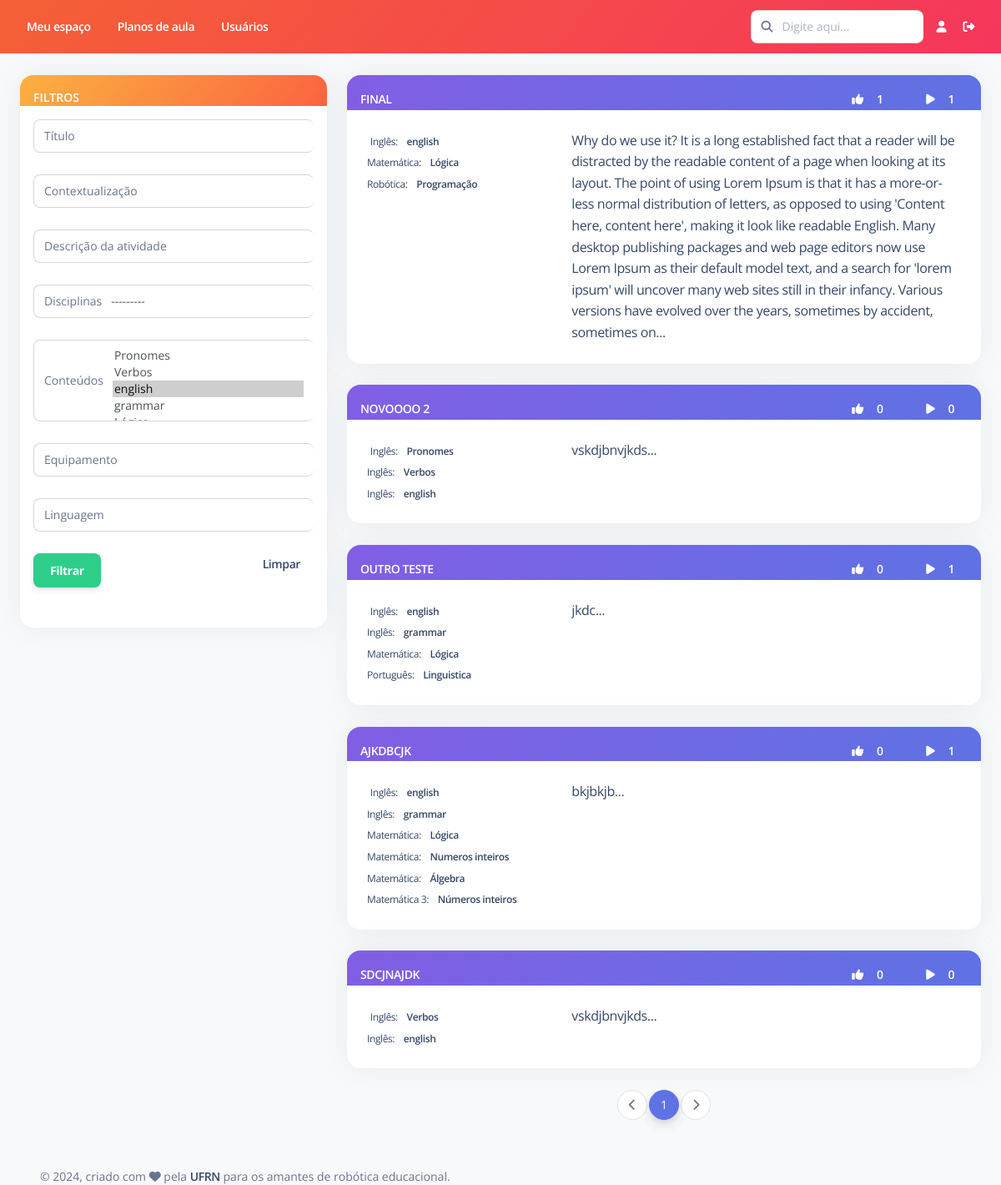
Page /plano-aula/listar/?conteudos=4 on the committed database.
### PlanoAula/models.py (models this page shows, shortened)
class PlanoAula(models.Model):
    criador = models.ForeignKey(Usuario, on_delete=models.RESTRICT,null=True, verbose_name="Responsável")
    data_criacao = models.DateTimeField(default=timezone.now, verbose_name="Data de criação")
    titulo = models.CharField(max_length=200, verbose_name="Título")
    contextualizacao = models.TextField(verbose_name="Contextualização")
    descricao_atividade = models.TextField(verbose_name="Descrição da atividade")
    avaliacao = models.TextField(verbose_name="Critérios de avaliação", default="", blank=True, null=True)
    conteudos = models.ManyToManyField(Conteudo, related_name="planos_de_aula", verbose_name="Conteúdos")
    robo_equipamento = models.CharField(max_length=200, verbose_name="Equipamento", default="")
    robo_descricao = models.TextField(verbose_name="Descrição do robô", default="")
    robo_link = models.TextField(verbose_name="Links", blank=True, null=True)
    prog_linguagem = models.CharField(max_length=200, verbose_name="Linguagem de programação", default="")
    prog_descricao = models.TextField(verbose_name="Descrição da programação", default="")
    prog_link = models.TextField(verbose_name="Links", blank=True, null=True)
    prog_codigos = models.FileField(upload_to=user_directory_path, blank=True, null=True, verbose_name="Códigos")
    robo_fotos = models.ImageField(upload_to=user_directory_path, blank=True, null=True)
    robo_videos = models.ImageField(upload_to=user_directory_path, blank=True, null=True)
    robo_pdf = models.FileField(upload_to=user_directory_path, blank=True, null=True)
    exec_fotos = models.ImageField(upload_to=user_directory_path, blank=True, null=True)
    exec_videos = models.ImageField(upload_to=user_directory_path, blank=True, null=True)
    class Meta:
        ordering = ['titulo']
        verbose_name = "Plano de aula"
        verbose_name_plural = "Planos de aula"

### Disciplina/models.py (models this page shows)
class Conteudo(models.Model):
    nome = models.CharField(max_length=200, verbose_name="Nome")
    disciplina = models.ForeignKey(Disciplina, on_delete=models.RESTRICT, related_name="conteudos", verbose_name="Disciplina")
    status = models.CharField(max_length=7, choices=STATUS, default='Ativo')
    def __str__(self):
        return self.nome
    class Meta:
        ordering = ['disciplina', 'nome']
        verbose_name = "Conteúdo"
        verbose_name_plural = "Conteúdos"

class Disciplina(models.Model):
    nome = models.CharField(max_length=200, verbose_name="Nome")
    status = models.CharField(max_length=7, choices=STATUS, default='Ativo')
    def __str__(self):
        return self.nome
    class Meta:
        ordering = ['nome']
        verbose_name = "Disciplina"
        verbose_name_plural = "Disciplinas"

### PlanoAula/views.py (the view)
# urls.py: path('listar/', views.ListarPlanosAulaFiltrados.as_view(), name='listar'),
class ListarPlanosAulaFiltrados(generic.ListView):
    model = PlanoAula
    template_name = 'PlanoAula/listar.html'
    context_object_name = 'lista_planos_aula'
    paginate_by = 15
    def get_queryset(self):
        qs = super().get_queryset()
        planos_aula_filtrado = filters.PlanoAulaFiltro(self.request.GET, queryset=PlanoAula.objects.all())
        qs_filtrada = planos_aula_filtrado.qs
        return qs_filtrada
    def get_context_data(self,**kwargs):
        context = super(ListarPlanosAulaFiltrados,self).get_context_data(**kwargs)
        planos_aula_filtrado = filters.PlanoAulaFiltro(self.request.GET, queryset=PlanoAula.objects.all())
        context['planos_aula_filtrado'] = planos_aula_filtrado.qs
        context['form_filtro'] = planos_aula_filtrado.form
        return context

### templates/PlanoAula/listar.html (shortened to what this page needs)
{% extends "Base/base.html" %}
{% load pagination_tags %}
{% load widget_tweaks %}
{% load static %}
{% block conteudo %}
<br>
<div class="row">
    <div class="col-md-4 col-lg-4">
        <div class="card border-primary">
            <div class="card-header pb-0 p-3 bg-gradient-warning">
                <p class="text-sm mb-0 text-uppercase text-white font-weight-bold">Filtros</p>
            </div>
            <div class="card-body p-3 overflow-auto">
                <div class="form-group">
                    <form action="" method="get">
                        <div class="input-group">
                            <span class="input-group-text text-body">Título</span>
                            {{form_filtro.titulo|add_class:"form-control"}}
                        </div>
                        <br>
                        <div class="input-group">
                            <span class="input-group-text text-body">Contextualização</span>
                            {{form_filtro.contextualizacao|add_class:"form-control"}}
                        </div>
                        <br>
                        <div class="input-group">
                            <span class="input-group-text text-body">Descrição da atividade</span>
                            {{form_filtro.descricao_atividade|add_class:"form-control"}}
                        </div>
                        <br>
                        <div class="input-group">
                            <span class="input-group-text text-body">Disciplinas</span>
                            {{form_filtro.conteudos__disciplina|add_class:"form-control"}}
                        </div>
                        <br>
                        <div class="input-group">
                            <span class="input-group-text text-body">Conteúdos</span>
                            {{form_filtro.conteudos|add_class:"form-control"}}
                        </div>
                        <br>
                        <div class="input-group">
                            <span class="input-group-text text-body">Equipamento</span>
                            {{form_filtro.robo_equipamento|add_class:"form-control"}}
                        </div>
                        <br>
                        <div class="input-group">
                            <span class="input-group-text text-body">Linguagem</span>
                            {{form_filtro.prog_linguagem|add_class:"form-control"}}
                        </div>
                        <br>
                        <input type="submit" class="btn btn-success" value="Filtrar">
                        <div class="float-end">
                            <a href="{% url 'plano_aula:listar' %}"><span class="text-sm mb-0 font-weight-bold px-3">Limpar</span></a>
                        </div>
                    </form>
                </div>
            </div>
        </div>
    </div>
    <div class="col-md-8 col-lg-8">
        {% for aula in lista_planos_aula %}
            <a href="{% url 'plano_aula:detalhes' pk=aula.pk %}">
                <div class="card">
                    <div class="card-header bg-gradient-primary pb-0 p-3">
                        <span class="text-sm mb-0 text-uppercase text-white font-weight-bold">{{aula.titulo}}</span>
                        <div class="float-end">
                            <span class="text-sm mb-0 text-uppercase text-white font-weight-bold px-3"><i class="fas fa-thumbs-up text-white px-3"></i>{{ aula.likes.count }}</span>
                            <span class="text-sm mb-0 text-uppercase text-white font-weight-bold px-3"><i class="fas fa-play text-white px-3"></i>{{ aula.execucoes.count }}</span>
                        </div>
                    </div>
                    <div class="card-body row">
                        <div class="col-4">
                            {% for conteudo in aula.conteudos.all %}
                                <span class="mb-2 text-xs">{{conteudo.disciplina}}:
                                    <span class="text-dark font-weight-bold ms-sm-2">{{conteudo.nome}}</span>
                                </span>
                                <br>
                            {% endfor %}
                        </div>
                        <div class="col-8">
                            <div class="overflow-auto">
                                {{ aula.descricao_atividade|slice:":600" }}...
                            </div>
                        </div>
                    </div>
                </div>
            </a>
            <br>
        {% endfor %}
        <nav class="justify-content-center d-flex pagination">
            <ul class="pagination">
                {% if page_obj.has_previous %}
                    <li class="page-item">
                        <a href="?{% url_replace request 'page' page_obj.previous_page_number %}" class="page-link" aria-label="Previous">
                            <i class="fas fa-chevron-left"></i>
                        </a>
                    </li>
                {% else %}
                    <li class="page-item disabled">
                        <a href="" class="page-link" aria-label="Previous">
                            <i class="fas fa-chevron-left"></i>
                        </a>
                    </li>
                {% endif %}
                {% for i in page_obj.paginator.page_range %}
                    {% if page_obj.number == i %}
                        <li class="active page-item">
                            <span class="page-link">{{ i }} <span class="sr-only">(current)</span></span>
                        </li>
                    {% elif i > page_obj.number|add:'-3' and i < page_obj.number|add:'3' %}
                        <li class="page-item">
                            <a href="?{% url_replace request 'page' i %}" class="page-link">{{ i }}</a>
                        </li>
                    {% endif %}
                {% endfor %}
                {% if page_obj.has_next %}
                    <li class="page-item">
                        <a href="?{% url_replace request 'page' page_obj.next_page_number %}" class="page-link" aria-label="Next">
                            <i class="fas fa-chevron-right"></i>
                        </a>
                    </li>
                {% else %}
                    <li class="page-item disabled">
                        <a href="" class="page-link" aria-label="Next">
                            <i class="fas fa-chevron-right"></i>
                        </a>
                    </li>
                {% endif %}
            </ul>
        </nav>
    </div>
</div>
<br/>
{% endblock %}

### rows in the picture
PlanoAula: titulo "FINAL", likes.count "1", execucoes.count "1", descricao_atividade "Why do we use it? It is a long established fact that a reader will be distracted by the readable content of a page when looking at its layout. The point of using Lorem Ipsum is that it has a more-or-less normal distribution of letters, as opposed to using 'Content here, content here', making it look like readable English. Many desktop publishing packages and web page editors now use Lorem Ipsum as their default model text, and a search for 'lorem ipsum' will uncover many web sites still in their infancy. Various versions have evolved over the years, sometimes by accident, sometimes on"
Conteudo: disciplina "Inglês", nome "english"
Conteudo: disciplina "Matemática", nome "Lógica"
Conteudo: disciplina "Robótica", nome "Programação"
PlanoAula: titulo "NOVOOOO 2", likes.count "0", execucoes.count "0", descricao_atividade "vskdjbnvjkds"
Conteudo: disciplina "Inglês", nome "Pronomes"
Conteudo: disciplina "Inglês", nome "Verbos"
PlanoAula: titulo "OUTRO TESTE", likes.count "0", execucoes.count "1", descricao_atividade "jkdc"
Conteudo: disciplina "Inglês", nome "grammar"
Conteudo: disciplina "Português", nome "Linguistica"
PlanoAula: titulo "AJKDBCJK", likes.count "0", execucoes.count "1", descricao_atividade "bkjbkjb"
Conteudo: disciplina "Matemática", nome "Numeros inteiros"
Conteudo: disciplina "Matemática", nome "Álgebra"
Conteudo: disciplina "Matemática 3", nome "Números inteiros"
PlanoAula: titulo "SDCJNAJDK", likes.count "0", execucoes.count "0", descricao_atividade "vskdjbnvjkds"

### other values in the picture
{{ i }} "1"
